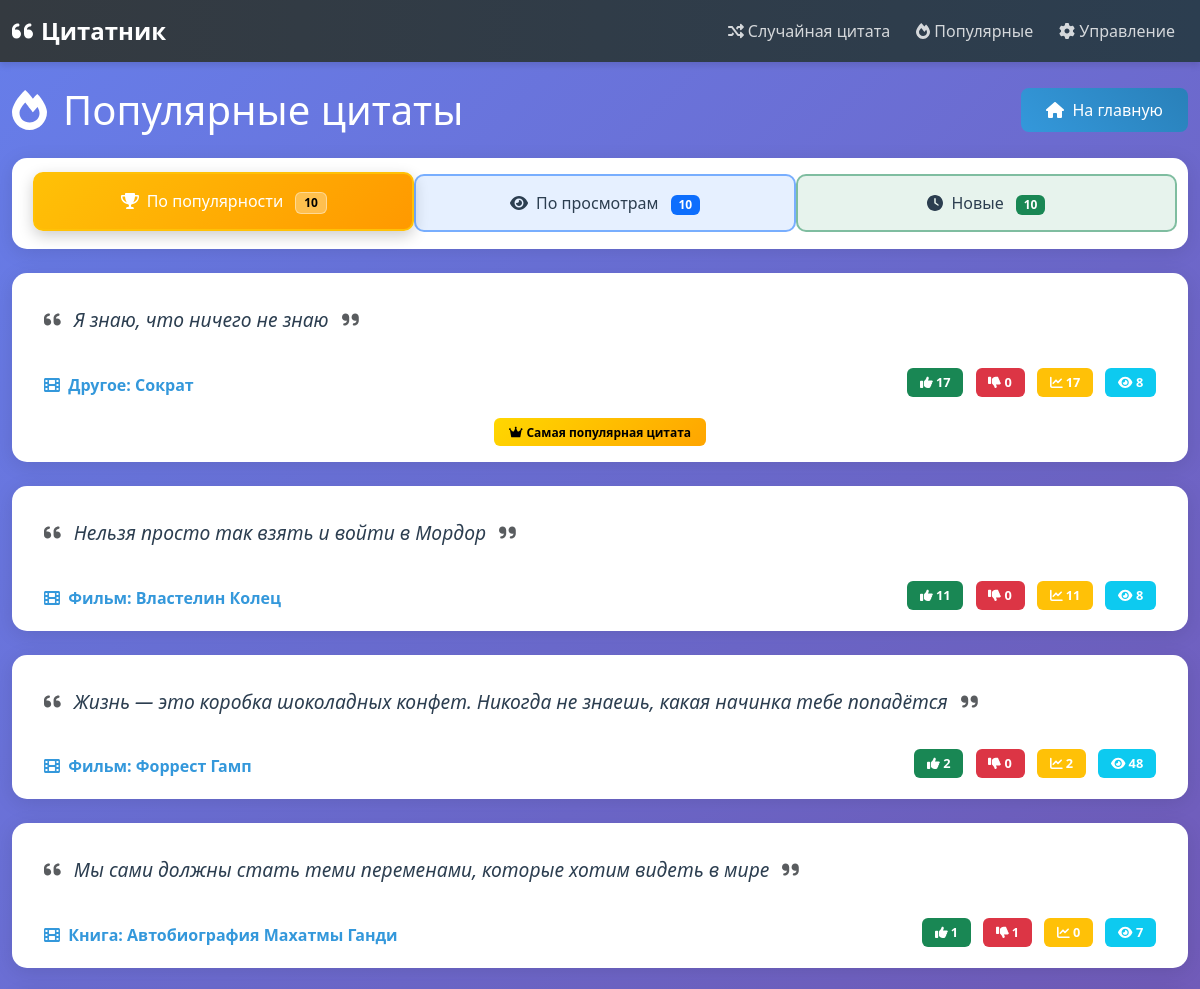
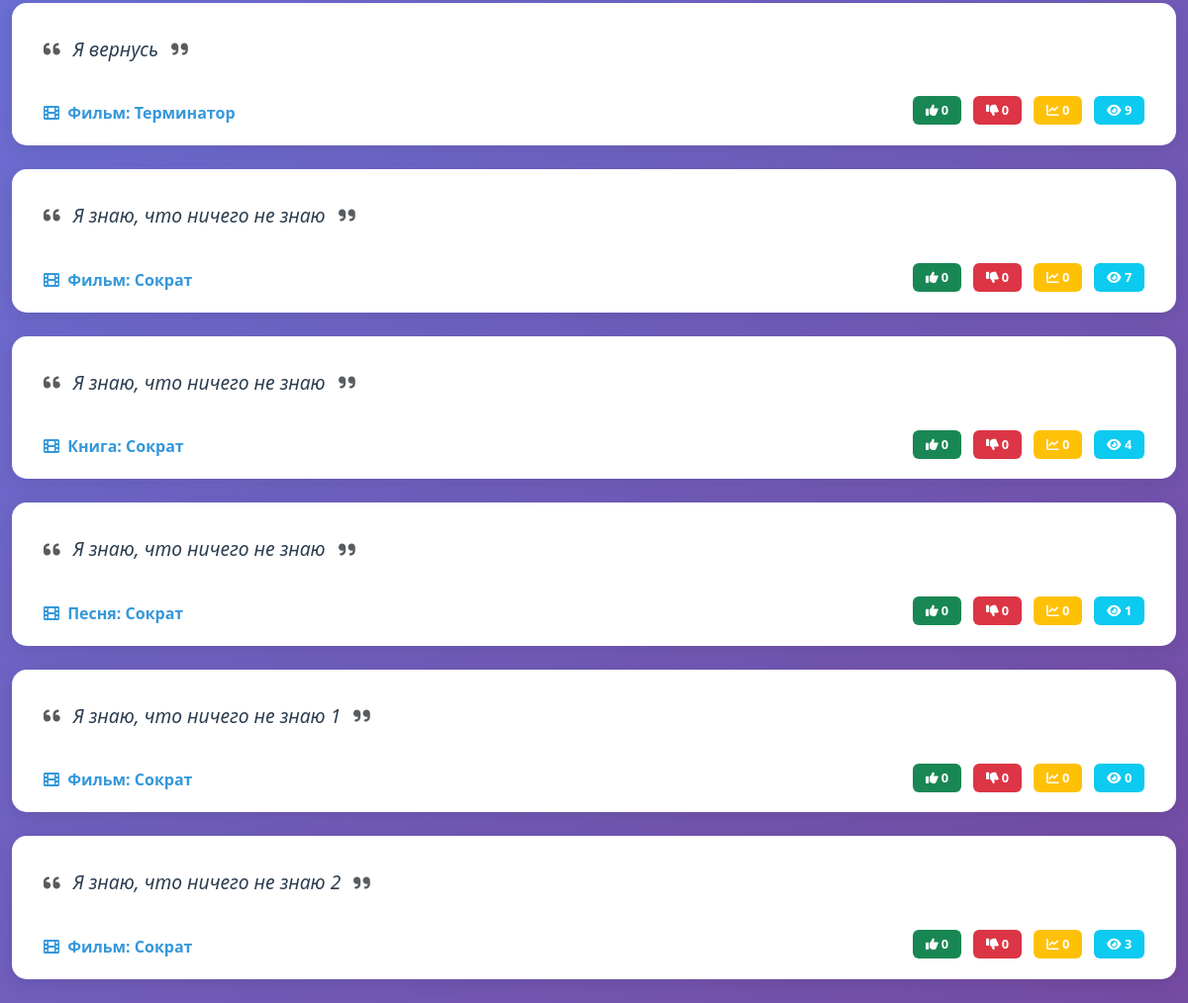
The app's page /quote/popular/ with its own data (2 pictures, top to bottom).
### quotes/models.py (models this page shows, shortened)
class Quote(models.Model):
    text = models.TextField(verbose_name="Текст цитаты")
    source = models.ForeignKey(Source, on_delete=models.CASCADE, related_name='quotes', verbose_name="Источник",
                               null=False, blank=False)
    weight = models.PositiveIntegerField(default=1, verbose_name="Вес")
    views_count = models.PositiveIntegerField(default=0, verbose_name="Количество просмотров")
    likes = models.PositiveIntegerField(default=0, verbose_name="Лайки")
    dislikes = models.PositiveIntegerField(default=0, verbose_name="Дизлайки")
    created_at = models.DateTimeField(auto_now_add=True)
    class Meta:
        verbose_name = "Цитата"
        verbose_name_plural = "Цитаты"
        unique_together = ['text', 'source']

class Source(models.Model):
    SOURCE_TYPES = [
        ('movie', 'Фильм'),
        ('book', 'Книга'),
        ('song', 'Песня'),
        ('other', 'Другое'),
    ]
    name = models.CharField(max_length=200, verbose_name="Название")
    type = models.CharField(max_length=20, choices=SOURCE_TYPES, verbose_name="Тип")
    created_at = models.DateTimeField(auto_now_add=True)
    class Meta:
        unique_together = ['name', 'type']
        verbose_name = "Источник"
        verbose_name_plural = "Источники"
    def __str__(self):
        return f"{self.get_type_display()}: {self.name}"

### quotes/views.py (the view)
# urls.py: path('popular/', views.popular_quotes_view, name='popular_quotes'),
def popular_quotes_view(request):
    popular_quotes = Quote.objects.annotate(
        popularity_calc=F('likes') - F('dislikes')
    ).order_by('-popularity_calc')[:10]
    most_viewed = Quote.objects.order_by('-views_count')[:10]
    recent_quotes = Quote.objects.order_by('-created_at')[:10]
    context = {
        'popular_quotes': popular_quotes,
        'most_viewed': most_viewed,
        'recent_quotes': recent_quotes,
    }
    return render(request, 'quotes/popular_quotes.html', context)

### quotes/templates/quotes/popular_quotes.html (shortened to what this page needs)
{% extends 'quotes/index.html' %}
{% load static %}
{% block content %}
<div class="row">
    <div class="col-12">
        <div class="d-flex justify-content-between align-items-center mb-4">
            <h1 class="mb-0">
                <i class="fas fa-fire me-3"></i>Популярные цитаты
            </h1>
            <a href="{% url 'random_quote' %}" class="btn btn-primary">
                <i class="fas fa-home me-2"></i>На главную
            </a>
        </div>
        <div class="card mb-4">
            <div class="card-body">
                <ul class="nav nav-pills nav-justified" id="popularTabs" role="tablist">
                    <li class="nav-item" role="presentation">
                        <button class="nav-link active" id="popular-tab" data-bs-toggle="pill"
                                data-bs-target="#popular" type="button" role="tab">
                            <i class="fas fa-trophy me-2"></i>По популярности
                            <span class="badge bg-primary ms-2">{{ popular_quotes|length }}</span>
                        </button>
                    </li>
                    <li class="nav-item" role="presentation">
                        <button class="nav-link" id="viewed-tab" data-bs-toggle="pill"
                                data-bs-target="#viewed" type="button" role="tab">
                            <i class="fas fa-eye me-2"></i>По просмотрам
                            <span class="badge bg-info ms-2">{{ most_viewed|length }}</span>
                        </button>
                    </li>
                    <li class="nav-item" role="presentation">
                        <button class="nav-link" id="recent-tab" data-bs-toggle="pill"
                                data-bs-target="#recent" type="button" role="tab">
                            <i class="fas fa-clock me-2"></i>Новые
                            <span class="badge bg-success ms-2">{{ recent_quotes|length }}</span>
                        </button>
                    </li>
                </ul>
            </div>
        </div>
        <div class="tab-content" id="popularTabsContent">
            <div class="tab-pane fade show active" id="popular" role="tabpanel">
                {% for quote in popular_quotes %}
                <div class="card quote-card mb-4">
                    <div class="card-body">
                        <div class="quote-text">
                            <i class="fas fa-quote-left text-muted me-2"></i>
                            {{ quote.text }}
                            <i class="fas fa-quote-right text-muted ms-2"></i>
                        </div>
                        <div class="quote-meta mt-3">
                            <div class="d-flex flex-wrap align-items-center justify-content-between">
                                <div class="quote-source">
                                    <i class="fas fa-film me-1"></i>
                                    <strong>{{ quote.source }}</strong>
                                </div>
                                <div class="quote-stats">
                                    <span class="badge bg-success me-2">
                                        <i class="fas fa-thumbs-up"></i> {{ quote.likes }}
                                    </span>
                                    <span class="badge bg-danger me-2">
                                        <i class="fas fa-thumbs-down"></i> {{ quote.dislikes }}
                                    </span>
                                    <span class="badge bg-warning me-2">
                                        <i class="fas fa-chart-line"></i> {{ quote.popularity_calc }}
                                    </span>
                                    <span class="badge bg-info">
                                        <i class="fas fa-eye"></i> {{ quote.views_count }}
                                    </span>
                                </div>
                            </div>
                            {% if forloop.first %}
                            <div class="text-center mt-3">
                                <span class="badge bg-gold">
                                    <i class="fas fa-crown me-1"></i>Самая популярная цитата
                                </span>
                            </div>
                            {% endif %}
                        </div>
                    </div>
                </div>
                {% empty %}
                <div class="text-center py-5">
                    <i class="fas fa-trophy fa-3x text-muted mb-3"></i>
                    <h5>Пока нет популярных цитат</h5>
                    <p class="text-muted">Цитаты появятся после оценок пользователей</p>
                </div>
                {% endfor %}
            </div>
        </div>
    </div>
</div>
{% endblock %}

### quotes/static/css/custom.css (style rules this page uses)
:root { --primary-color: #2c3e50; --secondary-color: #3498db; --accent-color: #e74c3c; --light-bg: #f8f9fa; --dark-bg: #343a40; --quote-bg: #ffffff; --shadow: 0 4px 6px rgba(0, 0, 0, 0.1); --transition: all 0.3s ease; }
body { background: linear-gradient(135deg, #667eea 0%, #764ba2 100%); min-height: 100vh; font-family: 'Segoe UI', Tahoma, Geneva, Verdana, sans-serif; }
.nav-link { color: rgba(255, 255, 255, 0.8) !important; transition: var(--transition); margin: 0 5px; border-radius: 5px; }
.quote-card { background: var(--quote-bg); border: none; border-radius: 15px; box-shadow: var(--shadow); transition: var(--transition); margin-bottom: 2rem; }
.quote-text { font-size: 1.2rem; line-height: 1.6; color: var(--primary-color); font-style: italic; padding: 1.5rem; }
.quote-source { color: var(--secondary-color); font-weight: 500; }
.btn-primary { background: linear-gradient(45deg, var(--secondary-color), #2980b9); border: none; border-radius: 8px; padding: 10px 25px; transition: var(--transition); }
.card { border: none; border-radius: 15px; box-shadow: var(--shadow); }
.quote-card { animation: fadeIn 0.6s ease-out; }
.h1, .h2, .h3, .h4, .h5, .h6, h1, h2, h3, h4, h5, h6 { color: white; }

### quotes/templates/quotes/popular_quotes.html (style rules this page uses)
:root { --bs-warning-rgb: 255, 193, 7; --bs-primary-rgb: 13, 110, 253; --bs-success-rgb: 25, 135, 84; --bs-bg-opacity: 1; }
.nav-pills .nav-link { border-radius: 10px; margin: 0 5px; padding: 15px 20px; transition: all 0.3s ease; border: 2px solid #dee2e6 !important; color: #2c3e50 !important; background-color: #f8f9fa !important; position: relative; overflow: hidden; }
.nav-pills .nav-link#popular-tab { border-color: rgba(var(--bs-warning-rgb), 0.5) !important; background-color: rgba(var(--bs-warning-rgb), 0.1) !important; }
.nav-pills .nav-link#viewed-tab { border-color: rgba(var(--bs-primary-rgb), 0.5) !important; background-color: rgba(var(--bs-primary-rgb), 0.1) !important; }
.nav-pills .nav-link#recent-tab { border-color: rgba(var(--bs-success-rgb), 0.5) !important; background-color: rgba(var(--bs-success-rgb), 0.1) !important; }
.nav-pills .nav-link#popular-tab .badge { background-color: rgba(var(--bs-warning-rgb), var(--bs-bg-opacity)) !important; color: #000 !important; }
.nav-pills .nav-link#viewed-tab .badge { background-color: rgba(var(--bs-primary-rgb), var(--bs-bg-opacity)) !important; color: white !important; }
.nav-pills .nav-link#recent-tab .badge { background-color: rgba(var(--bs-success-rgb), var(--bs-bg-opacity)) !important; color: white !important; }
.nav-pills .nav-link.active { transform: translateY(-2px); box-shadow: 0 5px 15px rgba(0, 0, 0, 0.2); color: white !important; border-width: 2px !important; }
.nav-pills .nav-link.active#popular-tab { background: linear-gradient(135deg, rgba(var(--bs-warning-rgb), 1) 0%, rgba(255, 153, 0, 1) 100%) !important; border-color: rgba(var(--bs-warning-rgb), 1) !important; }
.nav-pills .nav-link.active#popular-tab .badge { background-color: rgba(255, 255, 255, 0.3) !important; color: #000 !important; border: 1px solid rgba(255, 255, 255, 0.4); }
.badge.bg-gold { background: linear-gradient(135deg, #FFD700, #FFA500) !important; color: #000 !important; font-weight: bold; padding: 8px 15px; }
.quote-card { border: none; border-radius: 15px; box-shadow: 0 4px 15px rgba(0, 0, 0, 0.1); transition: all 0.3s ease; }
.quote-text { font-size: 1.2rem; line-height: 1.6; color: #2c3e50; font-style: italic; padding: 1rem; }
.quote-meta { padding: 0 1rem; }
.quote-stats .badge, .quote-info .badge { font-size: 0.8rem; padding: 0.5rem 0.8rem; margin-bottom: 0.3rem; }
.card { border: none; border-radius: 15px; box-shadow: 0 4px 20px rgba(0, 0, 0, 0.1); }

### records on screen
Quote: text "Я знаю, что ничего не знаю", source "Другое: Сократ", likes "17", dislikes "0", popularity_calc "17", views_count "8", shows "Самая популярная цитата"
Quote: text "Нельзя просто так взять и войти в Мордор", source "Фильм: Властелин Колец", likes "11", dislikes "0", popularity_calc "11", views_count "8"
Quote: text "Жизнь — это коробка шоколадных конфет. Никогда не знаешь, какая начинка тебе попадётся", source "Фильм: Форрест Гамп", likes "2", dislikes "0", popularity_calc "2", views_count "48"
Quote: text "Мы сами должны стать теми переменами, которые хотим видеть в мире", source "Книга: Автобиография Махатмы Ганди", likes "1", dislikes "1", popularity_calc "0", views_count "7"
Quote: text "Я вернусь", source "Фильм: Терминатор", likes "0", dislikes "0", popularity_calc "0", views_count "9"
Quote: text "Я знаю, что ничего не знаю", source "Фильм: Сократ", likes "0", dislikes "0", popularity_calc "0", views_count "7"
Quote: text "Я знаю, что ничего не знаю", source "Книга: Сократ", likes "0", dislikes "0", popularity_calc "0", views_count "4"
Quote: text "Я знаю, что ничего не знаю", source "Песня: Сократ", likes "0", dislikes "0", popularity_calc "0", views_count "1"
Quote: text "Я знаю, что ничего не знаю 1", source "Фильм: Сократ", likes "0", dislikes "0", popularity_calc "0", views_count "0"
Quote: text "Я знаю, что ничего не знаю 2", source "Фильм: Сократ", likes "0", dislikes "0", popularity_calc "0", views_count "3"

### other values on screen
{{ popular_quotes|length }} "10"
{{ most_viewed|length }} "10"
{{ recent_quotes|length }} "10"
